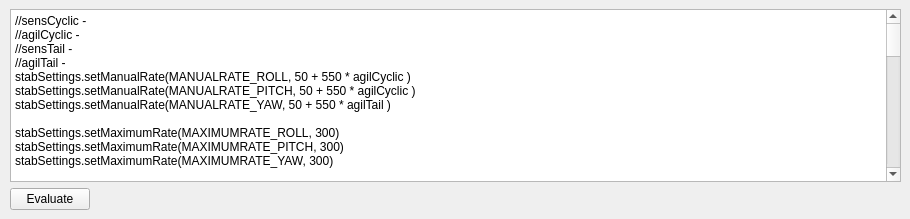
         <widget class="QWidget" name="expert">
          <attribute name="title">
           <string>Expert Mode</string>
          </attribute>
          <widget class="QWidget" name="gridLayoutWidget_2">
           <property name="geometry">
            <rect>
             <x>10</x>
             <y>9</y>
             <width>891</width>
             <height>201</height>
            </rect>
           </property>
           <layout class="QGridLayout" name="gridLayout_7">
            <item row="1" column="0">
             <widget class="QPushButton" name="btnEvaluateScript">
              <property name="text">
               <string>Evaluate</string>
              </property>
             </widget>
            </item>
            <item row="1" column="1">
             <spacer name="horizontalSpacer_2">
              <property name="orientation">
               <enum>Qt::Horizontal</enum>
              </property>
              <property name="sizeHint" stdset="0">
               <size>
                <width>40</width>
                <height>20</height>
               </size>
              </property>
             </spacer>
            </item>
            <item row="0" column="0" colspan="2">
             <widget class="QPlainTextEdit" name="scrptCyclic">
              <property name="plainText">
               <string>//sensCyclic - 
//agilCyclic -
//sensTail -
//agilTail - 
stabSettings.setManualRate(MANUALRATE_ROLL, 50 + 550 * agilCyclic )
stabSettings.setManualRate(MANUALRATE_PITCH, 50 + 550 * agilCyclic )
stabSettings.setManualRate(MANUALRATE_YAW, 50 + 550 * agilTail )

stabSettings.setMaximumRate(MAXIMUMRATE_ROLL, 300)
stabSettings.setMaximumRate(MAXIMUMRATE_PITCH, 300)
stabSettings.setMaximumRate(MAXIMUMRATE_YAW, 300)

stabSettings.setRollRatePID(ROLLRATEPID_KP, 0.0005 + 0.0055 * sensCyclic)
stabSettings.setRollRatePID(ROLLRATEPID_KI, stabSettings.getRollRatePID(ROLLRATEPID_KP))
stabSettings.setRollRatePID(ROLLRATEPID_KD, 0)
stabSettings.setRollRatePID(ROLLRATEPID_ILIMIT, stabSettings.getRollRatePID(ROLLRATEPID_KI) * 100)

stabSettings.setPitchRatePID(PITCHRATEPID_KP, stabSettings.getRollRatePID(ROLLRATEPID_KP))
stabSettings.setPitchRatePID(PITCHRATEPID_KI, stabSettings.getRollRatePID(ROLLRATEPID_KP))
stabSettings.setPitchRatePID(PITCHRATEPID_KD, 0.0)
stabSettings.setPitchRatePID(PITCHRATEPID_ILIMIT,stabSettings.getRollRatePID(ROLLRATEPID_ILIMIT))

stabSettings.setYawRatePID(YAWRATEPID_KP,0.0005 + 0.0055 * sensTail )
stabSettings.setYawRatePID(YAWRATEPID_KI,0.0005 + 0.0055 * sensTail )
stabSettings.setYawRatePID(YAWRATEPID_KD,0)
stabSettings.setYawRatePID(YAWRATEPID_ILIMIT,stabSettings.getYawRatePID(YAWRATEPID_KI) * 100)

stabSettings.setRollPI(ROLLPI_KP, stabSettings.getRollRatePID(ROLLRATEPID_KP) * 1000)
stabSettings.setRollPI(ROLLPI_KI, stabSettings.getRollPI(ROLLPI_KP))
stabSettings.setRollPI(ROLLPI_ILIMIT, stabSettings.getRollPI(ROLLPI_KP) * 25)

stabSettings.setPitchPI(PITCHPI_KP, stabSettings.getRollPI(ROLLPI_KP))
stabSettings.setPitchPI(PITCHPI_KI, stabSettings.getRollPI(ROLLPI_KI))
stabSettings.setPitchPI(PITCHPI_ILIMIT, stabSettings.getPitchPI(PITCHPI_KI) * 25)

stabSettings.setYawPI(YAWPI_KP, 2)
stabSettings.setYawPI(YAWPI_KI, 0)
stabSettings.setYawPI(YAWPI_ILIMIT, 50)

stabSettings.setGyroTau(0.005)
stabSettings.setWeakLevelingKp(0.1)
stabSettings.setRollMax(55)
stabSettings.setPitchMax(55)
stabSettings.setYawMax(35)
stabSettings.setMaxAxisLock(15)
stabSettings.setMaxAxisLockRate(2)
stabSettings.setMaxWeakLevelingRate(5)
stabSettings.setLowThrottleZeroIntegral(1)
</string>
              </property>
             </widget>
            </item>
           </layout>
          </widget>
         </widget>
